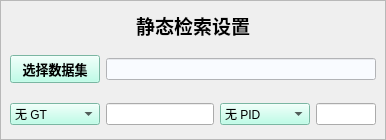
              <widget class="QFrame" name="frame_6">
               <property name="minimumSize">
                <size>
                 <width>0</width>
                 <height>140</height>
                </size>
               </property>
               <property name="maximumSize">
                <size>
                 <width>16777215</width>
                 <height>160</height>
                </size>
               </property>
               <property name="frameShape">
                <enum>QFrame::StyledPanel</enum>
               </property>
               <property name="frameShadow">
                <enum>QFrame::Raised</enum>
               </property>
               <property name="lineWidth">
                <number>0</number>
               </property>
               <layout class="QVBoxLayout" name="verticalLayout_3">
                <property name="spacing">
                 <number>0</number>
                </property>
                <property name="leftMargin">
                 <number>0</number>
                </property>
                <property name="topMargin">
                 <number>9</number>
                </property>
                <property name="rightMargin">
                 <number>0</number>
                </property>
                <property name="bottomMargin">
                 <number>0</number>
                </property>
                <item>
                 <widget class="QLabel" name="label_2">
                  <property name="minimumSize">
                   <size>
                    <width>0</width>
                    <height>30</height>
                   </size>
                  </property>
                  <property name="maximumSize">
                   <size>
                    <width>16777215</width>
                    <height>30</height>
                   </size>
                  </property>
                  <property name="font">
                   <font>
                    <pointsize>14</pointsize>
                    <weight>75</weight>
                    <bold>true</bold>
                   </font>
                  </property>
                  <property name="text">
                   <string>静态检索设置</string>
                  </property>
                  <property name="alignment">
                   <set>Qt::AlignCenter</set>
                  </property>
                 </widget>
                </item>
                <item>
                 <widget class="QFrame" name="frame_9">
                  <property name="frameShape">
                   <enum>QFrame::NoFrame</enum>
                  </property>
                  <property name="frameShadow">
                   <enum>QFrame::Raised</enum>
                  </property>
                  <layout class="QHBoxLayout" name="horizontalLayout_4">
                   <property name="spacing">
                    <number>6</number>
                   </property>
                   <property name="leftMargin">
                    <number>9</number>
                   </property>
                   <property name="topMargin">
                    <number>9</number>
                   </property>
                   <property name="rightMargin">
                    <number>9</number>
                   </property>
                   <property name="bottomMargin">
                    <number>0</number>
                   </property>
                   <item>
                    <widget class="QPushButton" name="pushButton">
                     <property name="minimumSize">
                      <size>
                       <width>90</width>
                       <height>0</height>
                      </size>
                     </property>
                     <property name="maximumSize">
                      <size>
                       <width>90</width>
                       <height>16777215</height>
                      </size>
                     </property>
                     <property name="font">
                      <font>
                       <pointsize>10</pointsize>
                       <weight>75</weight>
                       <bold>true</bold>
                      </font>
                     </property>
                     <property name="styleSheet">
                      <string notr="true">background-color: rgb(171, 255, 227);</string>
                     </property>
                     <property name="text">
                      <string>选择数据集</string>
                     </property>
                    </widget>
                   </item>
                   <item>
                    <widget class="QLineEdit" name="lineEdit_select_dataset">
                     <property name="styleSheet">
                      <string notr="true">background-color: rgb(249, 251, 255);</string>
                     </property>
                    </widget>
                   </item>
                  </layout>
                 </widget>
                </item>
                <item>
                 <widget class="QFrame" name="frame_31">
                  <property name="frameShape">
                   <enum>QFrame::NoFrame</enum>
                  </property>
                  <property name="frameShadow">
                   <enum>QFrame::Raised</enum>
                  </property>
                  <layout class="QHBoxLayout" name="horizontalLayout_10">
                   <property name="topMargin">
                    <number>0</number>
                   </property>
                   <property name="bottomMargin">
                    <number>0</number>
                   </property>
                   <item>
                    <widget class="QComboBox" name="comboBox_GT">
                     <property name="minimumSize">
                      <size>
                       <width>90</width>
                       <height>0</height>
                      </size>
                     </property>
                     <property name="maximumSize">
                      <size>
                       <width>90</width>
                       <height>16777215</height>
                      </size>
                     </property>
                     <property name="styleSheet">
                      <string notr="true">background-color: rgb(171, 255, 227);</string>
                     </property>
                     <item>
                      <property name="text">
                       <string>无 GT</string>
                      </property>
                     </item>
                     <item>
                      <property name="text">
                       <string>加载 GT</string>
                      </property>
                     </item>
                    </widget>
                   </item>
                   <item>
                    <widget class="QLineEdit" name="lineEdit_GT"/>
                   </item>
                   <item>
                    <widget class="QComboBox" name="comboBox_PID">
                     <property name="minimumSize">
                      <size>
                       <width>90</width>
                       <height>0</height>
                      </size>
                     </property>
                     <property name="maximumSize">
                      <size>
                       <width>90</width>
                       <height>16777215</height>
                      </size>
                     </property>
                     <property name="styleSheet">
                      <string notr="true">background-color: rgb(171, 255, 227);</string>
                     </property>
                     <item>
                      <property name="text">
                       <string>无 PID</string>
                      </property>
                     </item>
                     <item>
                      <property name="text">
                       <string>加载 PID</string>
                      </property>
                     </item>
                    </widget>
                   </item>
                   <item>
                    <widget class="QLineEdit" name="lineEdit_PID">
                     <property name="maximumSize">
                      <size>
                       <width>60</width>
                       <height>16777215</height>
                      </size>
                     </property>
                     <property name="text">
                      <string/>
                     </property>
                    </widget>
                   </item>
                  </layout>
                 </widget>
                </item>
               </layout>
              </widget>
